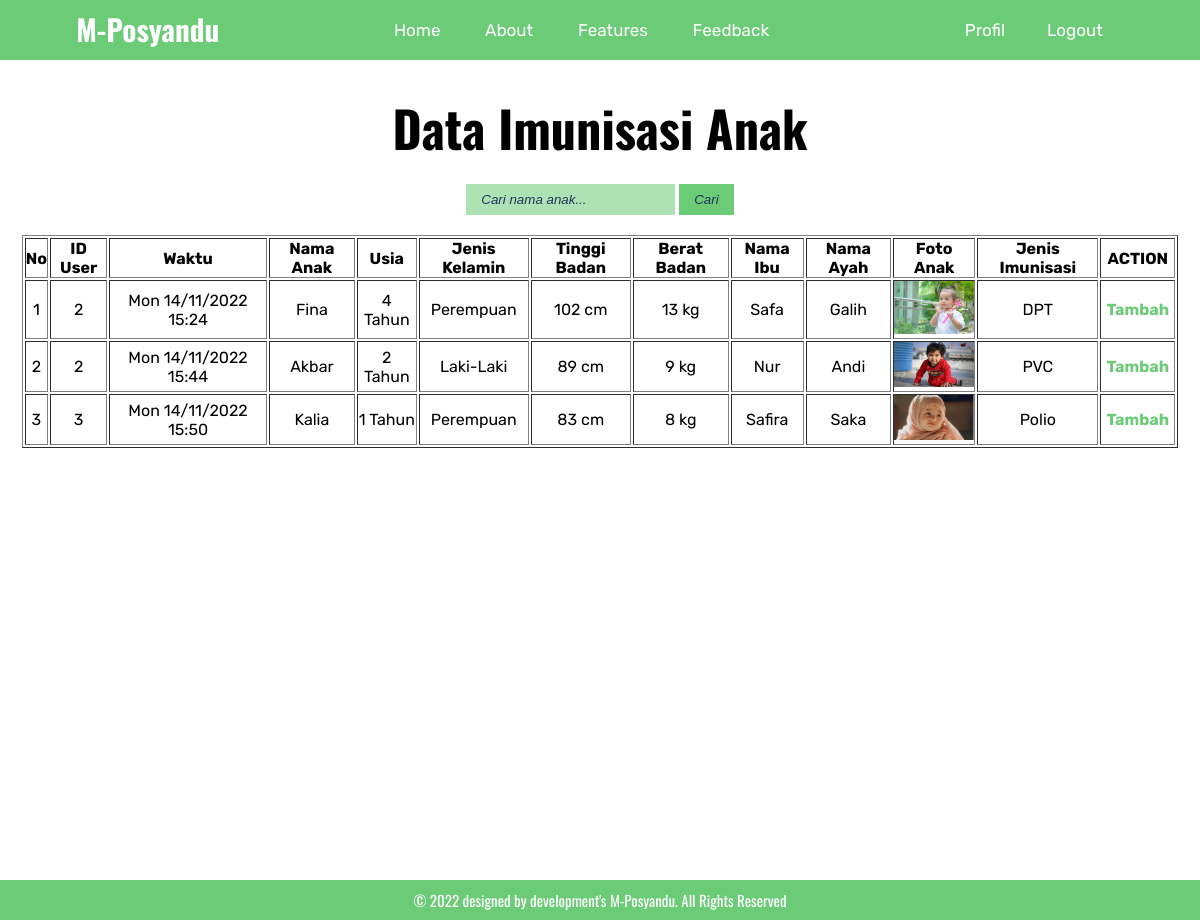
/lihatdata_admin.php (signed in), run on the app's committed database.
### tables this page shows
CREATE TABLE `data_anak` (
  `ID` int(10) NOT NULL,
  `ID_user` int(10) NOT NULL,
  `nama_anak` varchar(100) NOT NULL,
  `jenis_kelamin` varchar(20) NOT NULL,
  `tanggal_lahir` date NOT NULL,
  `tinggi` int(255) NOT NULL,
  `berat` int(255) NOT NULL,
  `nama_ibu` varchar(100) NOT NULL,
  `nama_ayah` varchar(100) NOT NULL,
  `foto_anak` varchar(100) NOT NULL,
  `tanggal_isi` varchar(100) NOT NULL,
  `imunisasi` varchar(100) NOT NULL
);

### lihatdata_admin.php (the view, shortened to what this page needs)
<?php
    require "config.php";
    if(!isset($_SESSION['loginAdmin'])){
        echo "
        <script>
            alert('Akses ditolak, silahkan login dulu');
            document.location.href = 'admin_login.php';
        </script>";
    } else {
        $result = mysqli_query($db, "SELECT * FROM data_anak");
    }
?>
<!DOCTYPE html>
<html lang="en">
<head>
    <link rel="stylesheet" href="style2.css">
</head>
<body>
    <nav>
        <div class="icon">
            <h3>M-Posyandu</h3>
        </div>
        <ul class="menu-1">
            <li><a href="homeAdmin.php">Home</a></li>
            <li><a href="about_admin.html">About</a></li>
            <li><a href="homeAdmin.php#features">Features</a></li>
            <li><a href="feedback.php">Feedback</a></li>
        </ul>
        <ul class="menu-2">
            <li><a href="profil_admin.php">Profil</a></li>
            <li><a href="logout.php">Logout</a></li>
        </ul>
    </nav>
    <div class="main-content">
        <div class="lihatdata">
            <h2>Data Imunisasi Anak</h2>
            <ul class="cari">
                <form action="lihatdata_admin.php" method="get">
                    <input class="search" type="text" name="search" placeholder="Cari nama anak...">
                    <input class="button" type="submit" name="cari" value="Cari">
                </form>
            </ul>
            <table border="1">
                <tr align="center">
                    <th>No</th>
                    <th>ID User</th>
                    <th>Waktu</th>
                    <th>Nama Anak</th>
                    <th>Usia</th>
                    <th>Jenis Kelamin</th>
                    <th>Tinggi Badan</th>
                    <th>Berat Badan</th>
                    <th>Nama Ibu</th>
                    <th>Nama Ayah</th>
                    <th>Foto Anak</th>
                    <th>Jenis Imunisasi</th>
                    <th>ACTION</th>
                </tr>
                <?php
                    if(isset($_GET['cari'])){
                        $search = $_GET['search'];
                        $result = mysqli_query($db, "SELECT * FROM data_anak WHERE nama_anak LIKE '%".$search."%'");
                    }else{
                        $result = mysqli_query($db, "SELECT * FROM data_anak");
                    }
                    $i=1;
                    while($row = mysqli_fetch_assoc($result)){
                ?>
                <tr align="center">
                    <td><?=$i;?></td>
                    <td><?=$row['ID_user']?></td>
                    <td><?=$row['tanggal_isi']?></td>
                    <td><?=$row['nama_anak']?></td>
                    <td>
                        <?php
                            $lahir = new DateTime($row['tanggal_lahir']);
                            $hari_ini = new DateTime();
                            $usia = $hari_ini->diff($lahir);
                            echo $usia->y; echo " Tahun";
                        ?>
                    </td>
                    <td><?=$row['jenis_kelamin']?></td>
                    <td><?=$row['tinggi']?> cm</td>
                    <td><?=$row['berat']?> kg</td>
                    <td><?=$row['nama_ibu']?></td>
                    <td><?=$row['nama_ayah']?></td>
                    <td><img src="Foto_Anak/<?=$row['foto_anak']?>" alt="" width="80px"></td>
                    <td><?=$row['imunisasi']?></td>
                    <td class="add"><a href="tambah.php?ID=<?=$row['ID']?>"><b>Tambah</b></a></td>
                </tr>
                <?php
                    $i++;
                    }
                ?>
            </table>
        </div>
    </div>
    <footer>
        <p align="center">© 2022 designed by development's M-Posyandu. All Rights Reserved</p>
    </footer>
</body>
</html>

### style2.css (style rules this page uses)
* { margin: 0; padding: 0; list-style: none; text-decoration: none; }
body { font-family: 'Rubik', sans-serif; overflow-x: hidden; background-image: url(https://pantirapih.or.id/rspr/wp-content/uploads/2022/04/imunisasi-anak-2.jpg); background-size: 100% 100%; background-attachment:fixed; background-repeat: repeat-y; transition: .2s ease; }
nav { display: flex; justify-content: space-around; align-items: center; background-color: #6BCB77; width: 100%; height: 60px; margin: 0px; position: -webkit-sticky; position: sticky; top: -1px; }
.icon { font-family: 'Oswald', sans-serif; font-size: 25px; color: #ffffff; bottom: 2px; position: relative; }
.menu-1 { display: flex; justify-content: space-around; width: 35%; }
.menu-2 { display: flex; justify-content: space-around; width: 15%; }
nav ul li a { color: #ffffff; text-decoration: none; font-size: 17px; }
.main-content { width: 100%; }
.lihatdata { display: flex; flex-direction: column; padding: 10px; align-items: center; height: 100vh; background-color: #ffffffde; }
.lihatdata table { width: 98%; height: auto; }
.lihatdata h2 { margin: 20px 0px; font-family: 'Oswald', sans-serif; font-size: 50px; }
.cari { display: flex; flex-direction: row; width: auto; margin-bottom: 20px; }
.search { padding:8px 15px; background: #6bcb788d; border: #6BCB77; font-style: italic; }
.button { padding:8px 15px; position:relative; border: #6BCB77; background-color:#6BCB77; color: #1e375a; font-style: italic; cursor: pointer; }
::placeholder { color: #1e375a; }
.lihatdata table tr { padding: 5px 5px; }
.add, .del { padding: 5px; }
.add a b, .del a b { text-decoration: none; color: #6BCB77; }
footer { display: flex; justify-content: center; align-items: center; height: 40px; color: #ffffff; background-color: #6BCB77; font-family: 'Oswald', sans-serif; font-size: 15px; }

### data on the page
data_anak: ID_user "2", tanggal_isi "Mon 14/11/2022 15:24", nama_anak "Fina", tanggal_lahir "4", jenis_kelamin "Perempuan", tinggi "102", berat "13", nama_ibu "Safa", nama_ayah "Galih", foto_anak (picture), imunisasi "DPT"
data_anak: ID_user "2", tanggal_isi "Mon 14/11/2022 15:44", nama_anak "Akbar", tanggal_lahir "2", jenis_kelamin "Laki-Laki", tinggi "89", berat "9", nama_ibu "Nur", nama_ayah "Andi", foto_anak (picture), imunisasi "PVC"
data_anak: ID_user "3", tanggal_isi "Mon 14/11/2022 15:50", nama_anak "Kalia", tanggal_lahir "1", jenis_kelamin "Perempuan", tinggi "83", berat "8", nama_ibu "Safira", nama_ayah "Saka", foto_anak (picture), imunisasi "Polio"
